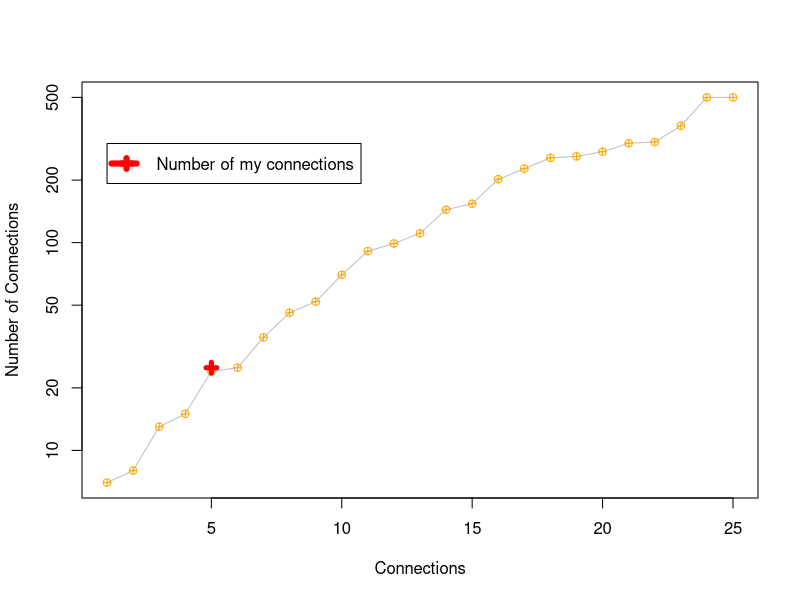

This figure's R source:


x <- c(1, 25)
y <- c(7, 500)
plot(x,y, type="n", xlab="Connections", ylab="Number of Connections" ,log="y") 

x1 <- c(1, 2, 3, 4, 5, 6, 7, 8, 9, 10, 11, 12, 13, 14, 15, 16, 17, 18, 19, 20, 21, 22, 23, 24, 25)

y1 <- c(7, 8, 13, 15, 24, 25, 35, 46, 52, 70, 91, 99, 111, 144 ,
	  154, 202, 227, 256, 260, 274, 301, 305, 365, 500,500)

lines(x1, y1, col='gray') 

points(x1, y1, col='orange',pch=10,lwd=1) 
# my information 
x2 <- c(5)
y2 <- c(25)

points(x2, y2, type="b", lwd=5, lty=5, col='red', pch=3)

#title("Speedup vs Map Order", "")

legend(1,300, c("Number of my connections"),  lwd=6, lty=8, col='red', pch=3);

mean(y1)
sd(y1)
median(y1)

